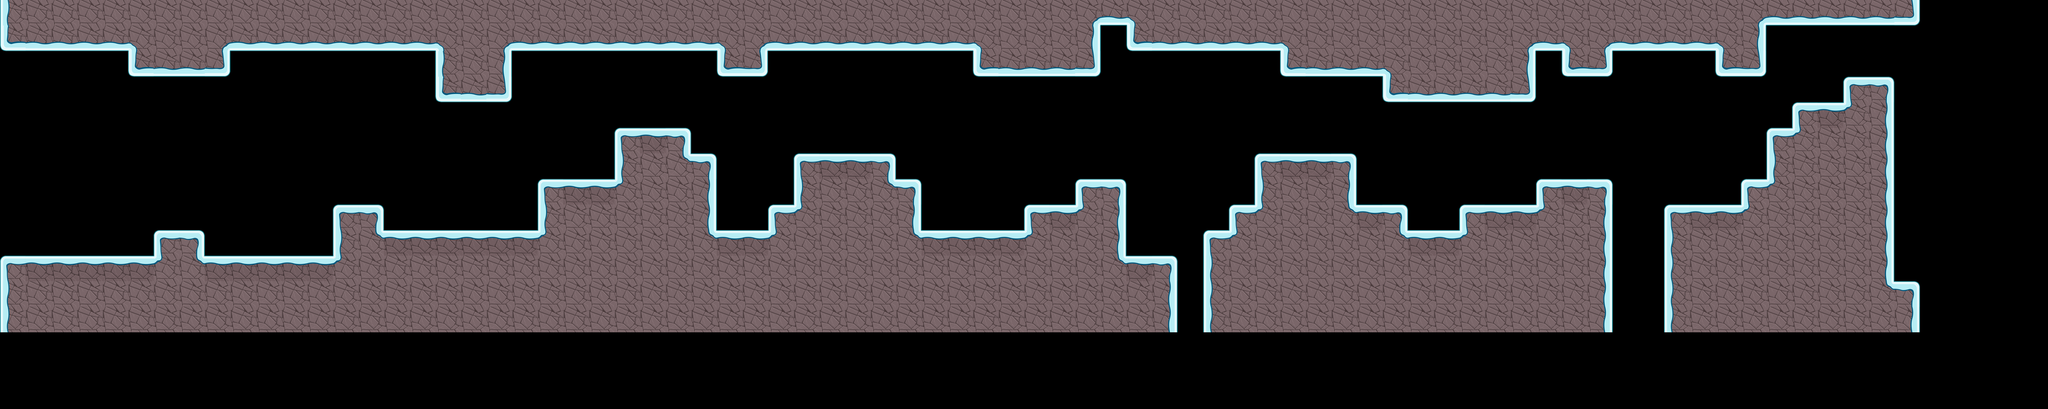

This is a level from a 2D game, rendered from its Tiled map with the project's own tilesets. A one-line summary and the map file follow, with tile-layer data summarised:
An orthogonal 80x16 tile map with 154x154 px tiles, 2 tile layers (BottomLayer, TopLayer) and 27 objects.

<map version="1.10" tiledversion="1.10.2" orientation="orthogonal" renderorder="right-down" width="80" height="16" tilewidth="154" tileheight="154" infinite="0" nextlayerid="13" nextobjectid="58">
 <editorsettings>
  <export target="BottomPlatform.json" format="json" />
 </editorsettings>
 <tileset firstgid="1" name="GamePlatformTiles" tilewidth="154" tileheight="154" tilecount="16" columns="4">
  <image source="Platform.png" width="616" height="616" />
  <tile id="3">
   <objectgroup draworder="index" id="2">
    <object id="1" x="0" y="0" width="154" height="154" />
   </objectgroup>
  </tile>
  <tile id="5">
   <objectgroup draworder="index" id="2">
    <object id="1" x="0" y="0" width="154" height="154" />
    <object id="2" x="0" y="0" width="154" height="154" />
    <object id="3" x="0" y="0" width="154" height="154" />
    <object id="4" x="0" y="0" width="154" height="154" />
    <object id="5" x="0" y="0" width="154" height="154" />
    <object id="6" x="0" y="0" width="154" height="154" />
    <object id="7" x="0" y="0" width="154" height="154" />
   </objectgroup>
  </tile>
  <tile id="9">
   <objectgroup draworder="index" id="2">
    <object id="1" x="0" y="0" width="154" height="154" />
   </objectgroup>
  </tile>
 </tileset>
 <layer id="1" name="BottomLayer" width="80" height="16">
  <data>[1280 cells, 372 non-empty, 8 distinct tile ids]</data>
 </layer>
 <layer id="7" name="TopLayer" width="80" height="16" locked="1">
  <data>[1280 cells, 180 non-empty, 8 distinct tile ids]</data>
 </layer>
 <objectgroup id="12" name="SideColliders">
  <properties>
   <property name="collides" type="bool" value="true" />
  </properties>
  <object id="33" x="922" y="1539" width="308" height="154" visible="0" />
  <object id="36" x="3236" y="1387" width="154" height="308" visible="0" />
  <object id="37" x="3697" y="1079" width="154" height="308" visible="0" />
  <object id="38" x="4622" y="1387" width="154" height="154" visible="0" />
  <object id="39" x="4776" y="1231" width="154" height="308" visible="0" />
  <object id="40" x="6162" y="1388" width="154" height="154" visible="0" />
  <object id="41" x="6470" y="1232" width="154" height="154" visible="0" />
  <object id="42" x="7241" y="1695" width="154" height="308" visible="0" />
  <object id="43" x="7389" y="1387" width="154" height="154" visible="0" />
  <object id="44" x="7548" y="1233" width="154" height="308" visible="0" />
  <object id="45" x="8778" y="1386" width="154" height="154" visible="0" />
  <object id="46" x="9239" y="1233" width="154" height="154" visible="0" />
  <object id="47" x="10013" y="1539" width="154" height="308" visible="0" />
  <object id="48" x="10473" y="1233" width="154" height="154" visible="0" />
  <object id="49" x="10626" y="1078" width="154" height="308" visible="0" />
  <object id="50" x="10782" y="772" width="154" height="154" visible="0" />
  <object id="51" x="11068" y="620" width="154" height="154" visible="0" />
  <object id="57" x="2002" y="1540" width="154" height="308" visible="0" />
 </objectgroup>
</map>